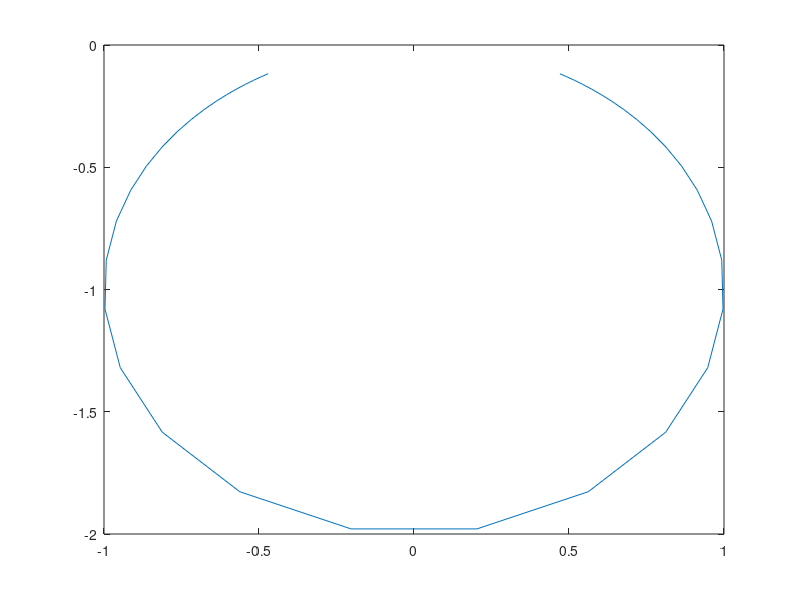

The MATLAB source for this figure: (Note: this script raises an error after producing the figure.)

x=linspace(-2,2,40);
y=1/2;
z=@(x,y)x+i.*y;
w=@(x,y) 1./z(x,y);
u=real(w(x,y));
u=real(w(x,y));
v=imag(w(x,y));

plot(u,v);

[xx, yy] = meshgrid (x, t);
r = sqrt (xx .^ 2 + yy .^ 2) + eps;
tz = sin (r) ./ r;
mesh (u, v);

#meshc (tx,ty,tz);
